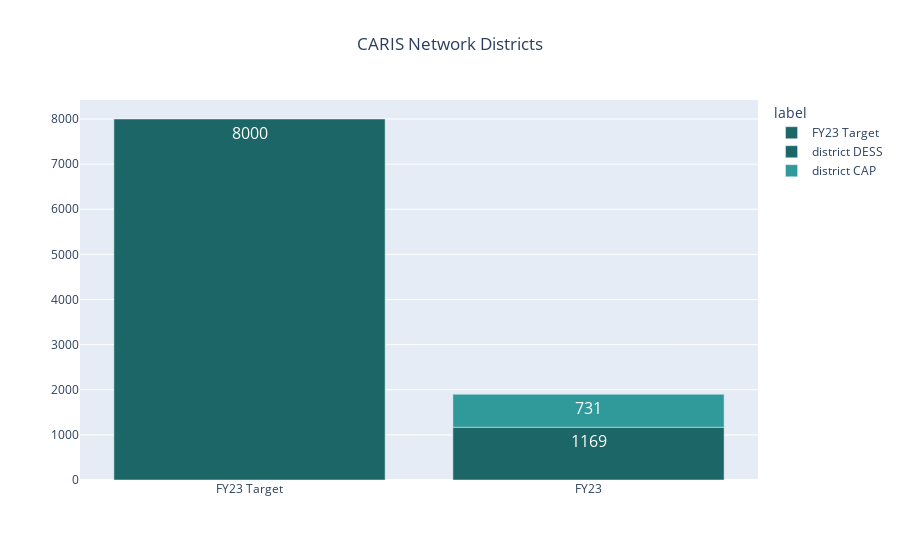

The notebook cell saved with this chart:
### Code cell
fig = px.bar(
    stack_data4,
    x="supp",
    y="data",
    #text="data",
    text_auto=True,
    title="CARIS Network Districts",
    color="label",
    labels={"supp":"","data":""},
    color_discrete_map={
        "FY23 Target":"#1D6667",
        "district DESS":"#1D6667",
        "district CAP":"#309999",
        "total":"#43CCCC",
    },
)
fig = fig.update_layout(title_x=0.5)
fig.update_traces(textfont_size=16)
fig.write_image("./rezo/CARIS_NETWORK.png")

### Figure 1 — Plotly figure (JSON) as saved in the notebook; plotly's stock layout.template omitted (floating-point values rounded to 4 significant figures)
{"data": [{"alignmentgroup": "True", "hovertemplate": "label=FY23 Target<br>=%{y}<extra></extra>", "legendgroup": "FY23 Target", "marker": {"color": "#1D6667", "pattern": {"shape": ""}}, "name": "FY23 Target", "offsetgroup": "FY23 Target", "orientation": "v", "showlegend": true, "textfont": {"size": 16}, "textposition": "auto", "texttemplate": "%{y}", "type": "bar", "x": ["FY23 Target"], "xaxis": "x", "y": [8000], "yaxis": "y"}, {"alignmentgroup": "True", "hovertemplate": "label=district DESS<br>=%{y}<extra></extra>", "legendgroup": "district DESS", "marker": {"color": "#1D6667", "pattern": {"shape": ""}}, "name": "district DESS", "offsetgroup": "district DESS", "orientation": "v", "showlegend": true, "textfont": {"size": 16}, "textposition": "auto", "texttemplate": "%{y}", "type": "bar", "x": ["FY23"], "xaxis": "x", "y": [1169], "yaxis": "y"}, {"alignmentgroup": "True", "hovertemplate": "label=district CAP<br>=%{y}<extra></extra>", "legendgroup": "district CAP", "marker": {"color": "#309999", "pattern": {"shape": ""}}, "name": "district CAP", "offsetgroup": "district CAP", "orientation": "v", "showlegend": true, "textfont": {"size": 16}, "textposition": "auto", "texttemplate": "%{y}", "type": "bar", "x": ["FY23"], "xaxis": "x", "y": [731], "yaxis": "y"}], "layout": {"barmode": "relative", "legend": {"title": {"text": "label"}, "tracegroupgap": 0}, "title": {"text": "CARIS Network Districts", "x": 0.5}, "xaxis": {"anchor": "y", "domain": [0, 1], "title": {"text": ""}}, "yaxis": {"anchor": "x", "domain": [0, 1], "title": {"text": ""}}}}
